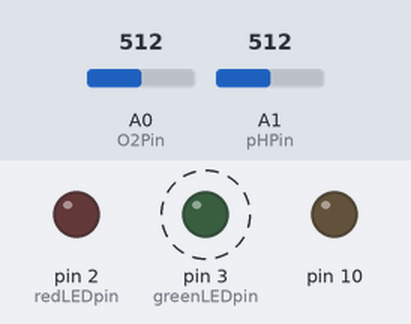
This sketch was run on a simulated Arduino Uno, built with avr-gcc and run on an emulated ATmega328P. On the bench: output pins drawn as LEDs (lit = HIGH). Dashed ring = blinking. The test bench sets the inputs (shaded band); at power-on: A0 (O2Pin) = 512, A1 (pHPin) = 512. The local clock reads 2024-03-15 10:24:30 at power-on unless the sketch sets it; storage starts empty; what the sketch prints to the serial monitor is not drawn.

Above: at 0.5 s.
Timing chart, 0 to 3.0 s (numbered marks = the images above):
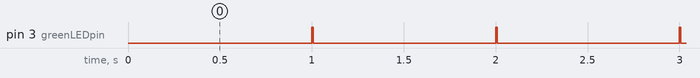

Measured:
- by itself, pin 3 (greenLEDpin): alternates HIGH for 0.01 s and LOW for 0.99 s

The sketch:

o2_pH_test.ino
```cpp
#include <SD.h>
#include <Wire.h>
#include "RTClib.h"

// how many milliseconds between grabbing data and logging it. 1000 ms is once a second
const int LOG_INTERVAL = 1000; // mills between entries (reduce to take more/faster data)

// how many milliseconds before writing the logged data permanently to disk
// set it to the LOG_INTERVAL to write each time (safest)
// set it to 10*LOG_INTERVAL to write all data every 10 datareads, you could lose up to
// the last 10 reads if power is lost but it uses less power and is much faster!
const int SYNC_INTERVAL = 1000; // mills between calls to flush() - to write data to the card
uint32_t syncTime = 0; // time of last sync()

#define ECHO_TO_SERIAL  1 // echo data to serial port
#define WAIT_TO_START  0 // Wait for serial input in setup()

// the digital pins that connect to the LEDs
const int redLEDpin = 2;
const int greenLEDpin = 3;
const int onSwitch = 4;
//const int switchStatusLED = 13;

const int O2Pin = 0;           // analog 0
const int pHPin = 1;             // analog 1

/* const int BANDGAPREF = 14;

const float aref_voltage = 5.0;         // we tie 3.3V to ARef and measure it with a multimeter!
const float bandgap_voltage = 1.1;      // this is not super guaranteed but its not -too- off
*/

RTC_DS1307 RTC; // define the Real Time Clock object

// for the data logging shield, we use digital pin 10 for the SD cs line
const int chipSelect = 10;

// the logging file
File logfile;

void error(char *str)
{
  Serial.print("error: ");
  Serial.println(str);

  // red LED indicates error
  digitalWrite(redLEDpin, HIGH);

  while(1);
}

void setup(void)
{
  Serial.begin(9600);
  Serial.println();
  int switchState;

  // use debugging LEDs
  pinMode(redLEDpin, OUTPUT);
  pinMode(greenLEDpin, OUTPUT);
  //pinMode(switchStatusLED, OUTPUT);
  pinMode(onSwitch, INPUT);

#if WAIT_TO_START
  Serial.println("Wave magnet to start");
  do {
  switchState = digitalRead(onSwitch);
  Serial.println(switchState);
  } while (switchState == 0);
#endif //WAIT_TO_START

  // initialize the SD card
  Serial.print("Initializing SD card...");
  // make sure that the default chip select pin is set to
  // output, even if you don't use it:
  pinMode(10, OUTPUT);

  // see if the card is present and can be initialized:
  if (!SD.begin(chipSelect)) {
    error("Card failed, or not present");
  }
  Serial.println("card initialized.");

  // create a new file
  char filename[] = "LOGGER00.CSV";
  for (uint8_t i = 0; i < 100; i++) {
    filename[6] = i/10 + '0';
    filename[7] = i%10 + '0';
    if (! SD.exists(filename)) {
      // only open a new file if it doesn't exist
      logfile = SD.open(filename, FILE_WRITE);
      break;  // leave the loop!
    }
  }

  if (! logfile) {
    error("couldnt create file");
  }

  Serial.print("Logging to: ");
  Serial.println(filename);

  // connect to RTC
  Wire.begin();
  if (!RTC.begin()) {
    logfile.println("RTC failed");
#if ECHO_TO_SERIAL
    Serial.println("RTC failed");
#endif  //ECHO_TO_SERIAL
  }


  logfile.println("millis,stamp,datetime,O2,pH");
#if ECHO_TO_SERIAL
  Serial.println("millis,stamp,datetime,O2,pH");
#endif //ECHO_TO_SERIAL

  // If you want to set the aref to something other than 5v
  //analogReference(EXTERNAL);
}

void loop(void)
{
  DateTime now;

  // delay for the amount of time we want between readings
  delay((LOG_INTERVAL -1) - (millis() % LOG_INTERVAL));

  digitalWrite(greenLEDpin, HIGH);

  // log milliseconds since starting
  uint32_t m = millis();
  logfile.print(m);           // milliseconds since start
  logfile.print(", ");
#if ECHO_TO_SERIAL
  Serial.print(m);         // milliseconds since start
  Serial.print(", ");
#endif

  // fetch the time
  now = RTC.now();
  // log time
  logfile.print(now.unixtime()); // seconds since 1/1/1970
  logfile.print(", ");
  logfile.print('"');
  logfile.print(now.year(), DEC);
  logfile.print("/");
  logfile.print(now.month(), DEC);
  logfile.print("/");
  logfile.print(now.day(), DEC);
  logfile.print(" ");
  logfile.print(now.hour(), DEC);
  logfile.print(":");
  logfile.print(now.minute(), DEC);
  logfile.print(":");
  logfile.print(now.second(), DEC);
  logfile.print('"');
#if ECHO_TO_SERIAL
  Serial.print(now.unixtime()); // seconds since 1/1/1970
  Serial.print(", ");
  Serial.print('"');
  Serial.print(now.year(), DEC);
  Serial.print("/");
  Serial.print(now.month(), DEC);
  Serial.print("/");
  Serial.print(now.day(), DEC);
  Serial.print(" ");
  Serial.print(now.hour(), DEC);
  Serial.print(":");
  Serial.print(now.minute(), DEC);
  Serial.print(":");
  Serial.print(now.second(), DEC);
  Serial.print('"');
#endif //ECHO_TO_SERIAL

  //analogRead(photocellPin);
  //delay(10);
  int O2Reading = analogRead(O2Pin);
  float O2 = O2Reading * (5.0 / 1023);


  logfile.print(", ");
  logfile.print(O2);
#if ECHO_TO_SERIAL
  Serial.print(", ");
  Serial.print(O2);
#endif //ECHO_TO_SERIAL

int pHReading = analogRead(pHPin);
float pH = pHReading * (5.0 / 1023.0);

  logfile.print(", ");
  logfile.print(pH);
#if ECHO_TO_SERIAL
  Serial.print(", ");
  Serial.print(pH);
#endif //ECHO_TO_SERIAL
  // Log the estimated 'VCC' voltage by measuring the internal 1.1v ref
  /*analogRead(BANDGAPREF);
  delay(10);
  int refReading = analogRead(BANDGAPREF);
  float supplyvoltage = (bandgap_voltage * 1024) / refReading;

  logfile.print(", ");
  logfile.print(supplyvoltage);
#if ECHO_TO_SERIAL
  Serial.print(", ");
  Serial.print(supplyvoltage);
#endif // ECHO_TO_SERIAL
*/

  logfile.println();
#if ECHO_TO_SERIAL
  Serial.println();
#endif // ECHO_TO_SERIAL

  digitalWrite(greenLEDpin, LOW);

  // Now we write data to disk! Don't sync too often - requires 2048 bytes of I/O to SD card
  // which uses a bunch of power and takes time
  if ((millis() - syncTime) < SYNC_INTERVAL) return;
  syncTime = millis();

  // blink LED to show we are syncing data to the card & updating FAT!
  digitalWrite(redLEDpin, HIGH);
  logfile.flush();
  digitalWrite(redLEDpin, LOW);

}
```
